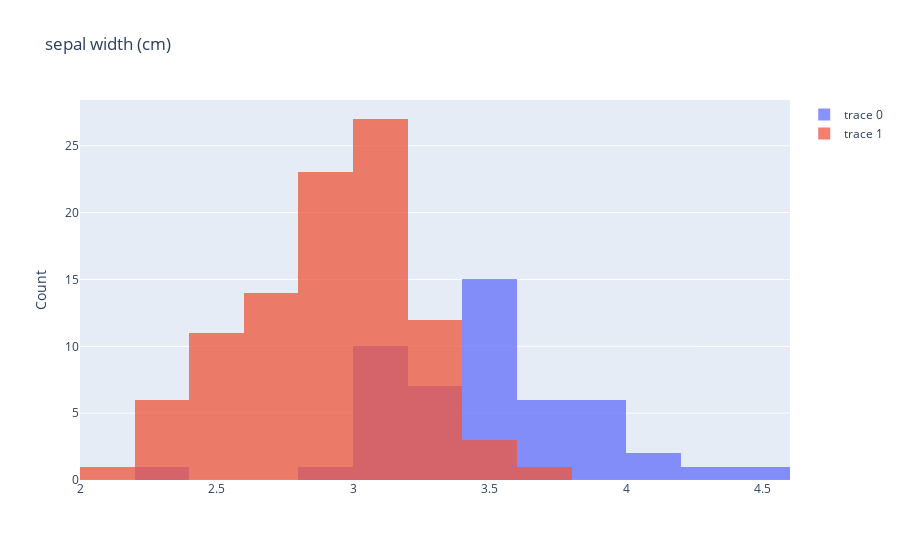

Notebook source saved alongside this figure:
### Code cell
plotBarCat(df,df_name[1],'type')

### Figure 1 — Plotly figure (JSON) as saved in the notebook; plotly's stock layout.template omitted (floating-point values rounded to 4 significant figures)
{"data": [{"opacity": 0.75, "type": "histogram", "x": [3.5, 3, 3.2, 3.1, 3.6, 3.9, 3.4, 3.4, 2.9, 3.1, 3.7, 3.4, 3, 3, 4, 4.4, 3.9, 3.5, 3.8, 3.8, 3.4, 3.7, 3.6, 3.3, 3.4, 3, 3.4, 3.5, 3.4, 3.2, 3.1, 3.4, 4.1, 4.2, 3.1, 3.2, 3.5, 3.6, 3, 3.4, 3.5, 2.3, 3.2, 3.5, 3.8, 3, 3.8, 3.2, 3.7, 3.3]}, {"opacity": 0.75, "type": "histogram", "x": [3.2, 3.2, 3.1, 2.3, 2.8, 2.8, 3.3, 2.4, 2.9, 2.7, 2, 3, 2.2, 2.9, 2.9, 3.1, 3, 2.7, 2.2, 2.5, 3.2, 2.8, 2.5, 2.8, 2.9, 3, 2.8, 3, 2.9, 2.6, 2.4, 2.4, 2.7, 2.7, 3, 3.4, 3.1, 2.3, 3, 2.5, 2.6, 3, 2.6, 2.3, 2.7, 3, 2.9, 2.9, 2.5, 2.8, 3.3, 2.7, 3, 2.9, 3, 3, 2.5, 2.9, 2.5, 3.6, 3.2, 2.7, 3, 2.5, 2.8, 3.2, 3, 3.8, 2.6, 2.2, 3.2, 2.8, 2.8, 2.7, 3.3, 3.2, 2.8, 3, 2.8, 3, 2.8, 3.8, 2.8, 2.8, 2.6, 3, 3.4, 3.1, 3, 3.1, 3.1, 3.1, 2.7, 3.2, 3.3, 3, 2.5, 3, 3.4, 3]}], "layout": {"barmode": "overlay", "title": {"text": "sepal width (cm)"}, "yaxis": {"title": {"text": "Count"}}}}
